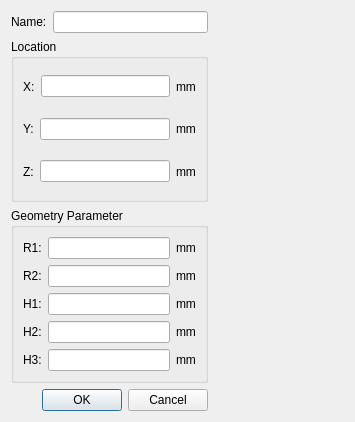
<?xml version="1.0" encoding="UTF-8"?>
<ui version="4.0">
 <class>CreateCylindricalComplex</class>
 <widget class="QDialog" name="CreateCylindricalComplex">
  <property name="geometry">
   <rect>
    <x>0</x>
    <y>0</y>
    <width>355</width>
    <height>420</height>
   </rect>
  </property>
  <property name="windowTitle">
   <string>Dialog</string>
  </property>
  <layout class="QGridLayout" name="gridLayout_3">
   <item row="0" column="0">
    <layout class="QHBoxLayout" name="horizontalLayout_10">
     <item>
      <layout class="QVBoxLayout" name="verticalLayout">
       <item>
        <layout class="QHBoxLayout" name="horizontalLayout_7">
         <item>
          <widget class="QLabel" name="label_10">
           <property name="text">
            <string>Name:</string>
           </property>
          </widget>
         </item>
         <item>
          <widget class="QLineEdit" name="namelineEdit"/>
         </item>
        </layout>
       </item>
       <item>
        <widget class="QGroupBox" name="groupBox_2">
         <property name="title">
          <string>Location</string>
         </property>
         <layout class="QGridLayout" name="gridLayout">
          <item row="0" column="0">
           <layout class="QHBoxLayout" name="horizontalLayout">
            <item>
             <widget class="QLabel" name="label">
              <property name="text">
               <string>X:</string>
              </property>
             </widget>
            </item>
            <item>
             <widget class="QLineEdit" name="lineEdit_X"/>
            </item>
            <item>
             <widget class="QLabel" name="label_9">
              <property name="text">
               <string>mm</string>
              </property>
             </widget>
            </item>
           </layout>
          </item>
          <item row="1" column="0">
           <layout class="QHBoxLayout" name="horizontalLayout_2">
            <item>
             <widget class="QLabel" name="label_2">
              <property name="text">
               <string>Y:</string>
              </property>
             </widget>
            </item>
            <item>
             <widget class="QLineEdit" name="lineEdit_Y"/>
            </item>
            <item>
             <widget class="QLabel" name="label_11">
              <property name="text">
               <string>mm</string>
              </property>
             </widget>
            </item>
           </layout>
          </item>
          <item row="2" column="0">
           <layout class="QHBoxLayout" name="horizontalLayout_5">
            <item>
             <widget class="QLabel" name="label_3">
              <property name="text">
               <string>Z:</string>
              </property>
             </widget>
            </item>
            <item>
             <widget class="QLineEdit" name="lineEdit_Z"/>
            </item>
            <item>
             <widget class="QLabel" name="label_12">
              <property name="text">
               <string>mm</string>
              </property>
             </widget>
            </item>
           </layout>
          </item>
         </layout>
        </widget>
       </item>
       <item>
        <widget class="QGroupBox" name="groupBox">
         <property name="title">
          <string>Geometry Parameter</string>
         </property>
         <layout class="QGridLayout" name="gridLayout_2">
          <item row="0" column="0">
           <layout class="QHBoxLayout" name="horizontalLayout_3">
            <item>
             <widget class="QLabel" name="label_4">
              <property name="text">
               <string>R1:</string>
              </property>
             </widget>
            </item>
            <item>
             <widget class="QLineEdit" name="lineEdit_CY1R"/>
            </item>
            <item>
             <widget class="QLabel" name="label_13">
              <property name="text">
               <string>mm</string>
              </property>
             </widget>
            </item>
           </layout>
          </item>
          <item row="1" column="0">
           <layout class="QHBoxLayout" name="horizontalLayout_4">
            <item>
             <widget class="QLabel" name="label_6">
              <property name="text">
               <string>R2:</string>
              </property>
             </widget>
            </item>
            <item>
             <widget class="QLineEdit" name="lineEdit_COR"/>
            </item>
            <item>
             <widget class="QLabel" name="label_16">
              <property name="text">
               <string>mm</string>
              </property>
             </widget>
            </item>
           </layout>
          </item>
          <item row="2" column="0">
           <layout class="QHBoxLayout" name="horizontalLayout_8">
            <item>
             <widget class="QLabel" name="label_5">
              <property name="text">
               <string>H1:</string>
              </property>
             </widget>
            </item>
            <item>
             <widget class="QLineEdit" name="lineEdit_CY1H"/>
            </item>
            <item>
             <widget class="QLabel" name="label_14">
              <property name="text">
               <string>mm</string>
              </property>
             </widget>
            </item>
           </layout>
          </item>
          <item row="3" column="0">
           <layout class="QHBoxLayout" name="horizontalLayout_9">
            <item>
             <widget class="QLabel" name="label_7">
              <property name="text">
               <string>H2:</string>
              </property>
             </widget>
            </item>
            <item>
             <widget class="QLineEdit" name="lineEdit_COH"/>
            </item>
            <item>
             <widget class="QLabel" name="label_15">
              <property name="text">
               <string>mm</string>
              </property>
             </widget>
            </item>
           </layout>
          </item>
          <item row="4" column="0">
           <layout class="QHBoxLayout" name="horizontalLayout_6">
            <item>
             <widget class="QLabel" name="label_8">
              <property name="text">
               <string>H3:</string>
              </property>
             </widget>
            </item>
            <item>
             <widget class="QLineEdit" name="lineEdit_CY2H">
              <property name="sizePolicy">
               <sizepolicy hsizetype="Expanding" vsizetype="Preferred">
                <horstretch>0</horstretch>
                <verstretch>0</verstretch>
               </sizepolicy>
              </property>
             </widget>
            </item>
            <item>
             <widget class="QLabel" name="label_17">
              <property name="sizePolicy">
               <sizepolicy hsizetype="Preferred" vsizetype="Preferred">
                <horstretch>0</horstretch>
                <verstretch>0</verstretch>
               </sizepolicy>
              </property>
              <property name="text">
               <string>mm</string>
              </property>
             </widget>
            </item>
           </layout>
          </item>
         </layout>
        </widget>
       </item>
       <item>
        <widget class="QDialogButtonBox" name="buttonBox">
         <property name="orientation">
          <enum>Qt::Horizontal</enum>
         </property>
         <property name="standardButtons">
          <set>QDialogButtonBox::Cancel|QDialogButtonBox::Ok</set>
         </property>
        </widget>
       </item>
      </layout>
     </item>
     <item>
      <widget class="QLabel" name="label_18">
       <property name="minimumSize">
        <size>
         <width>130</width>
         <height>400</height>
        </size>
       </property>
       <property name="styleSheet">
        <string notr="true">background-image: url(:/QUI/geometry/liangan.png);</string>
       </property>
       <property name="text">
        <string/>
       </property>
      </widget>
     </item>
    </layout>
   </item>
  </layout>
 </widget>
 <resources>
  <include location="../qrc/qianfan.qrc"/>
 </resources>
 <connections>
  <connection>
   <sender>buttonBox</sender>
   <signal>accepted()</signal>
   <receiver>CreateCylindricalComplex</receiver>
   <slot>accept()</slot>
   <hints>
    <hint type="sourcelabel">
     <x>248</x>
     <y>254</y>
    </hint>
    <hint type="destinationlabel">
     <x>157</x>
     <y>274</y>
    </hint>
   </hints>
  </connection>
  <connection>
   <sender>buttonBox</sender>
   <signal>rejected()</signal>
   <receiver>CreateCylindricalComplex</receiver>
   <slot>reject()</slot>
   <hints>
    <hint type="sourcelabel">
     <x>316</x>
     <y>260</y>
    </hint>
    <hint type="destinationlabel">
     <x>286</x>
     <y>274</y>
    </hint>
   </hints>
  </connection>
 </connections>
</ui>
